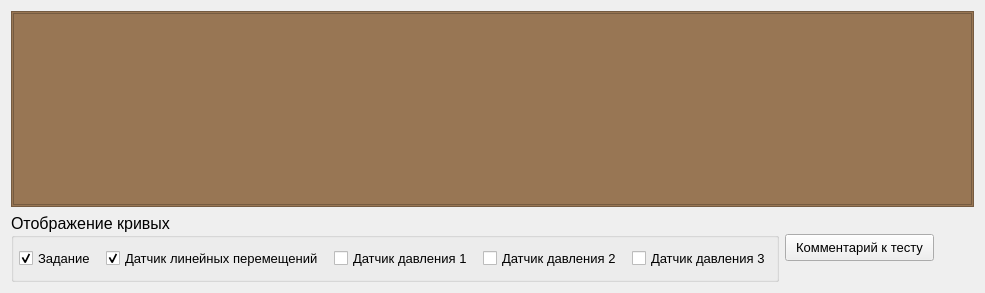
            <widget class="QWidget" name="tab_mainTests_task">
             <attribute name="title">
              <string>График задания</string>
             </attribute>
             <layout class="QVBoxLayout" name="verticalLayout_23">
              <item>
               <widget class="QWidget" name="widget" native="true">
                <layout class="QHBoxLayout" name="horizontalLayout_34">
                 <property name="spacing">
                  <number>0</number>
                 </property>
                 <property name="leftMargin">
                  <number>0</number>
                 </property>
                 <property name="topMargin">
                  <number>0</number>
                 </property>
                 <property name="rightMargin">
                  <number>0</number>
                 </property>
                 <property name="bottomMargin">
                  <number>0</number>
                 </property>
                 <item>
                  <widget class="QFrame" name="frame_chartTask">
                   <property name="font">
                    <font>
                     <family>Segoe UI</family>
                     <pointsize>11</pointsize>
                    </font>
                   </property>
                   <property name="autoFillBackground">
                    <bool>false</bool>
                   </property>
                   <property name="styleSheet">
                    <string notr="true">background-color: rgb(152, 118, 84);</string>
                   </property>
                   <property name="frameShape">
                    <enum>QFrame::Shape::StyledPanel</enum>
                   </property>
                   <property name="frameShadow">
                    <enum>QFrame::Shadow::Raised</enum>
                   </property>
                   <layout class="QVBoxLayout" name="verticalLayout_12">
                    <property name="spacing">
                     <number>3</number>
                    </property>
                    <property name="leftMargin">
                     <number>1</number>
                    </property>
                    <property name="topMargin">
                     <number>1</number>
                    </property>
                    <property name="rightMargin">
                     <number>1</number>
                    </property>
                    <property name="bottomMargin">
                     <number>1</number>
                    </property>
                    <item>
                     <widget class="Widgets::Chart::ChartView" name="Chart_task"/>
                    </item>
                   </layout>
                  </widget>
                 </item>
                </layout>
               </widget>
              </item>
              <item>
               <layout class="QHBoxLayout" name="horizontalLayout_36">
                <item>
                 <widget class="QGroupBox" name="groupBox_8">
                  <property name="font">
                   <font>
                    <family>Segoe UI</family>
                    <pointsize>12</pointsize>
                   </font>
                  </property>
                  <property name="title">
                   <string>Отображение кривых</string>
                  </property>
                  <layout class="QHBoxLayout" name="horizontalLayout_12">
                   <property name="spacing">
                    <number>10</number>
                   </property>
                   <property name="leftMargin">
                    <number>5</number>
                   </property>
                   <property name="topMargin">
                    <number>10</number>
                   </property>
                   <property name="rightMargin">
                    <number>5</number>
                   </property>
                   <property name="bottomMargin">
                    <number>10</number>
                   </property>
                   <item>
                    <widget class="QCheckBox" name="checkBox_showCurve_task">
                     <property name="font">
                      <font>
                       <family>Segoe UI</family>
                       <pointsize>10</pointsize>
                      </font>
                     </property>
                     <property name="text">
                      <string>Задание</string>
                     </property>
                     <property name="checked">
                      <bool>true</bool>
                     </property>
                    </widget>
                   </item>
                   <item>
                    <widget class="QCheckBox" name="checkBox_showCurve_moving">
                     <property name="font">
                      <font>
                       <family>Segoe UI</family>
                       <pointsize>10</pointsize>
                      </font>
                     </property>
                     <property name="text">
                      <string>Датчик линейных перемещений</string>
                     </property>
                     <property name="checked">
                      <bool>true</bool>
                     </property>
                    </widget>
                   </item>
                   <item>
                    <widget class="QCheckBox" name="checkBox_showCurve_pressure_1">
                     <property name="font">
                      <font>
                       <family>Segoe UI</family>
                       <pointsize>10</pointsize>
                      </font>
                     </property>
                     <property name="text">
                      <string>Датчик давления 1</string>
                     </property>
                     <property name="checkable">
                      <bool>true</bool>
                     </property>
                     <property name="checked">
                      <bool>false</bool>
                     </property>
                    </widget>
                   </item>
                   <item>
                    <widget class="QCheckBox" name="checkBox_showCurve_pressure_2">
                     <property name="font">
                      <font>
                       <family>Segoe UI</family>
                       <pointsize>10</pointsize>
                      </font>
                     </property>
                     <property name="text">
                      <string>Датчик давления 2</string>
                     </property>
                     <property name="checkable">
                      <bool>true</bool>
                     </property>
                     <property name="checked">
                      <bool>false</bool>
                     </property>
                    </widget>
                   </item>
                   <item>
                    <widget class="QCheckBox" name="checkBox_showCurve_pressure_3">
                     <property name="enabled">
                      <bool>true</bool>
                     </property>
                     <property name="font">
                      <font>
                       <family>Segoe UI</family>
                       <pointsize>10</pointsize>
                      </font>
                     </property>
                     <property name="text">
                      <string>Датчик давления 3</string>
                     </property>
                     <property name="checkable">
                      <bool>true</bool>
                     </property>
                     <property name="checked">
                      <bool>false</bool>
                     </property>
                    </widget>
                   </item>
                  </layout>
                 </widget>
                </item>
                <item>
                 <widget class="QPushButton" name="pushButton_commentMainTest">
                  <property name="font">
                   <font>
                    <family>Segoe UI</family>
                    <pointsize>10</pointsize>
                   </font>
                  </property>
                  <property name="styleSheet">
                   <string notr="true">padding: 5px 10px;</string>
                  </property>
                  <property name="text">
                   <string>Комментарий к тесту</string>
                  </property>
                 </widget>
                </item>
                <item>
                 <spacer name="horizontalSpacer">
                  <property name="orientation">
                   <enum>Qt::Orientation::Horizontal</enum>
                  </property>
                  <property name="sizeHint" stdset="0">
                   <size>
                    <width>40</width>
                    <height>20</height>
                   </size>
                  </property>
                 </spacer>
                </item>
               </layout>
              </item>
             </layout>
            </widget>
